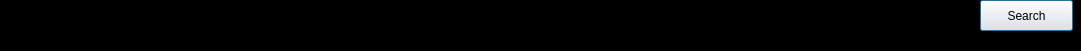
   <widget class="QFrame" name="namebar">
    <property name="geometry">
     <rect>
      <x>0</x>
      <y>0</y>
      <width>1081</width>
      <height>51</height>
     </rect>
    </property>
    <property name="palette">
     <palette>
      <active>
       <colorrole role="Base">
        <brush brushstyle="SolidPattern">
         <color alpha="255">
          <red>0</red>
          <green>0</green>
          <blue>0</blue>
         </color>
        </brush>
       </colorrole>
       <colorrole role="Window">
        <brush brushstyle="SolidPattern">
         <color alpha="255">
          <red>0</red>
          <green>0</green>
          <blue>0</blue>
         </color>
        </brush>
       </colorrole>
      </active>
      <inactive>
       <colorrole role="Base">
        <brush brushstyle="SolidPattern">
         <color alpha="255">
          <red>0</red>
          <green>0</green>
          <blue>0</blue>
         </color>
        </brush>
       </colorrole>
       <colorrole role="Window">
        <brush brushstyle="SolidPattern">
         <color alpha="255">
          <red>0</red>
          <green>0</green>
          <blue>0</blue>
         </color>
        </brush>
       </colorrole>
      </inactive>
      <disabled>
       <colorrole role="Base">
        <brush brushstyle="SolidPattern">
         <color alpha="255">
          <red>0</red>
          <green>0</green>
          <blue>0</blue>
         </color>
        </brush>
       </colorrole>
       <colorrole role="Window">
        <brush brushstyle="SolidPattern">
         <color alpha="255">
          <red>0</red>
          <green>0</green>
          <blue>0</blue>
         </color>
        </brush>
       </colorrole>
      </disabled>
     </palette>
    </property>
    <property name="frameShape">
     <enum>QFrame::StyledPanel</enum>
    </property>
    <property name="frameShadow">
     <enum>QFrame::Raised</enum>
    </property>
    <widget class="QLabel" name="user">
     <property name="geometry">
      <rect>
       <x>20</x>
       <y>0</y>
       <width>151</width>
       <height>31</height>
      </rect>
     </property>
     <property name="font">
      <font>
       <pointsize>16</pointsize>
      </font>
     </property>
     <property name="text">
      <string>name</string>
     </property>
     <property name="textFormat">
      <enum>Qt::AutoText</enum>
     </property>
     <property name="scaledContents">
      <bool>true</bool>
     </property>
     <property name="alignment">
      <set>Qt::AlignCenter</set>
     </property>
    </widget>
    <widget class="QLineEdit" name="search">
     <property name="geometry">
      <rect>
       <x>810</x>
       <y>0</y>
       <width>161</width>
       <height>31</height>
      </rect>
     </property>
     <property name="text">
      <string>hello</string>
     </property>
    </widget>
    <widget class="QPushButton" name="searchbtn">
     <property name="geometry">
      <rect>
       <x>980</x>
       <y>0</y>
       <width>93</width>
       <height>31</height>
      </rect>
     </property>
     <property name="text">
      <string>Search</string>
     </property>
     <property name="default">
      <bool>true</bool>
     </property>
    </widget>
   </widget>
